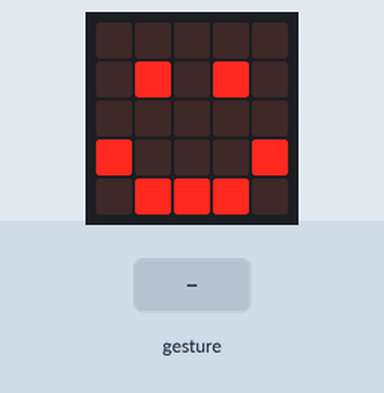
This program was run on a simulated BBC micro:bit running MicroPython. Shown: the board's 5×5 LED display. The test bench sets the inputs (shaded band). A tilt is held for 1.5 s and a shake lasts 1 s, then the board lies face up again.

Above: at 1.2 s.
1.3 s: gesture 'face down'
At 2.4 s:
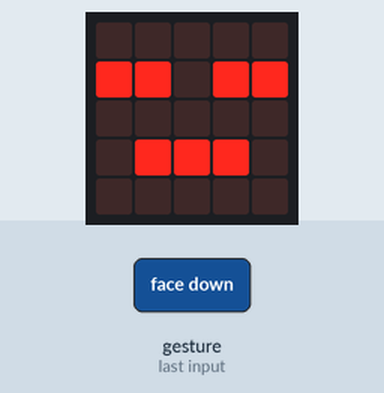
4.3 s: gesture 'left'
At 4.8 s:
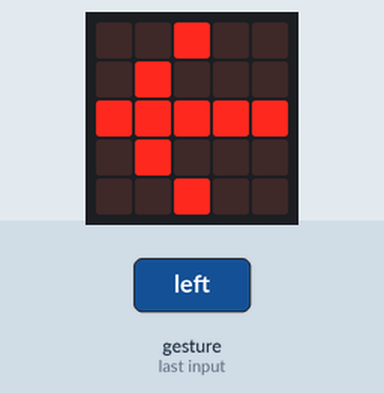
7.3 s: gesture 'right'
At 8.2 s:
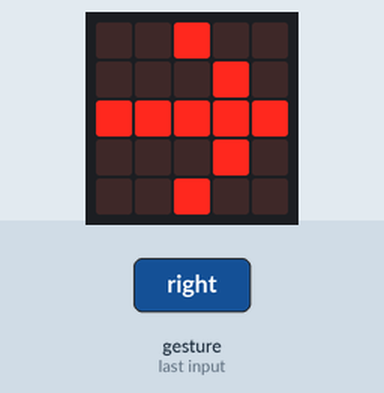
Timing chart, 0 to 10.3 s (numbered marks = the images above; inputs shaded):
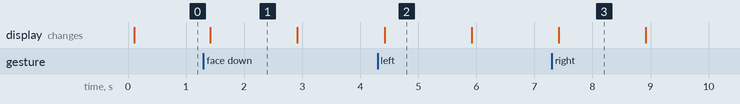

Measured:
- after the input at 1.3 s, the display: changes after 0.12 s (image 1)
- after the input at 4.3 s, the display: changes after 0.12 s (image 2)
- after the input at 7.3 s, the display: changes after 0.12 s (image 3)
- what the display in image 1 shows lasts 1.5 s, from 1.4 s to 2.9 s

The program:

main.py
```python
from microbit import *

while True:
    if accelerometer.was_gesture("face up"):
        display.show(Image.HAPPY)
    if accelerometer.was_gesture("face down"):
        display.show(Image.ASLEEP)
    if accelerometer.was_gesture("left"):
        display.show(Image.ARROW_W)
    if accelerometer.was_gesture("right"):
        display.show(Image.ARROW_E)
    sleep(20)
```
